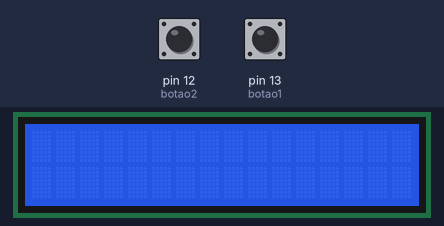
A sketch run on a simulated Arduino Uno, built with avr-gcc and run on an emulated ATmega328P. On the bench: 16×2 character LCD. Inputs (shaded band) come from the test bench; at power-on: pin 13 (botao1) HIGH, pin 12 (botao2) LOW.

Above: at 1.2 s.
1.3 s: pin 13 (botao1) pulled LOW for 3.2 s
At 5.4 s:
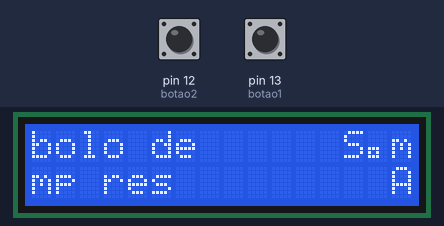
6.0 s: pin 13 (botao1) pulled LOW for 0.15 s
At 7.2 s:
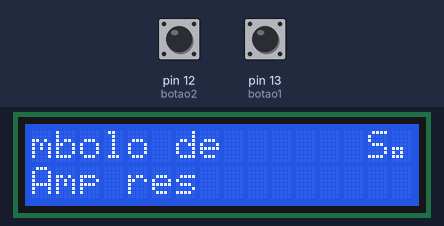
7.6 s: pin 13 (botao1) pulled LOW for 1 s
At 9.7 s:
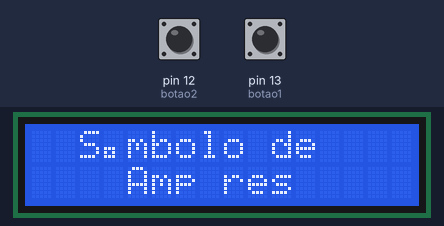
Timing chart, 0 to 11.2 s (numbered marks = the images above; inputs shaded):
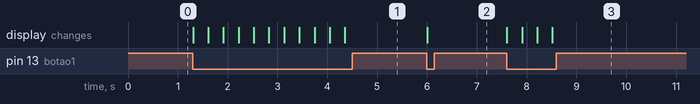

The sketch:

code.ino
```cpp
#include <LiquidCrystal.h>

LiquidCrystal lcd(8,9,4,5,6,7); // rs, en, d4, d5, d6, d7

const int botao1 = 13;
const int botao2 = 12;

// Representação do texto com caracteres especiais (ê = 130)
byte textoUP[] = {
  ' ', ' ', ' ', 'S', 161, 'm', 'b', 'o', 'l', 'o', ' ', 'd', 'e', ' ',' ',' '
};
byte textoDown[] = {
   ' ',' ',' ',' ',' ','A','m','p',130,'r','e','s',' ',' ',' ',' '
};
int tamanhoTextoUP = sizeof(textoUP);
int tamanhoTextoDown = sizeof(textoDown);
int indiceUP = 0;
int indiceDown = 0;
bool direita = true;

void setup() {
  pinMode(botao1, INPUT);
  pinMode(botao2, INPUT);
  lcd.begin(16, 2);
  lcd.clear();
}

void loop() {
  int btn1 = digitalRead(botao1);
  int btn2 = digitalRead(botao2);

  if (btn1 == LOW && btn2 == HIGH) {
    direita = true;
  } else if (btn1 == LOW && btn2 == LOW) {
    direita = false;
  } else {
    return;
  }

  lcd.setCursor(0, 0);
  for (int i = 0; i < 16; i++) {
    int posUP = (indiceUP + i) % tamanhoTextoUP;
    byte caractereUP = textoUP[posUP];

    if (caractereUP < 128) {
      lcd.print((char)caractereUP);
    }
    else {
      lcd.write(caractereUP);
    }
  }
  lcd.setCursor(0,1);
  for (int i = 0; i < 16; i++) {
    int posDown = (indiceDown + i) % tamanhoTextoDown;
    byte caractereDown = textoDown[posDown];

    if (caractereDown < 128) {
      lcd.print((char)caractereDown);
    }
    else {
      lcd.write(caractereDown);
    }
  }


  if (direita) {
    indiceUP++;
    indiceDown++;
    if (indiceUP >= tamanhoTextoUP) {
      indiceUP = 0;
    }
    if(indiceDown >= tamanhoTextoDown){
    	indiceDown = 0;
    }
  }
  else
  {
    indiceUP = (indiceUP==0) ? tamanhoTextoUP-1 : indiceUP-1;
    indiceDown = (indiceDown==0) ? tamanhoTextoDown-1 : indiceDown-1;
  }

  delay(300); // ← só aqui!
}
```

Measured:
- after the input at 1.3 s, the display: first changes at once (image 1 shows a later state)
- after the input at 6.0 s, the display: changes at once (image 2)
- after the input at 7.6 s, the display: first changes at once (image 3 shows a later state)
